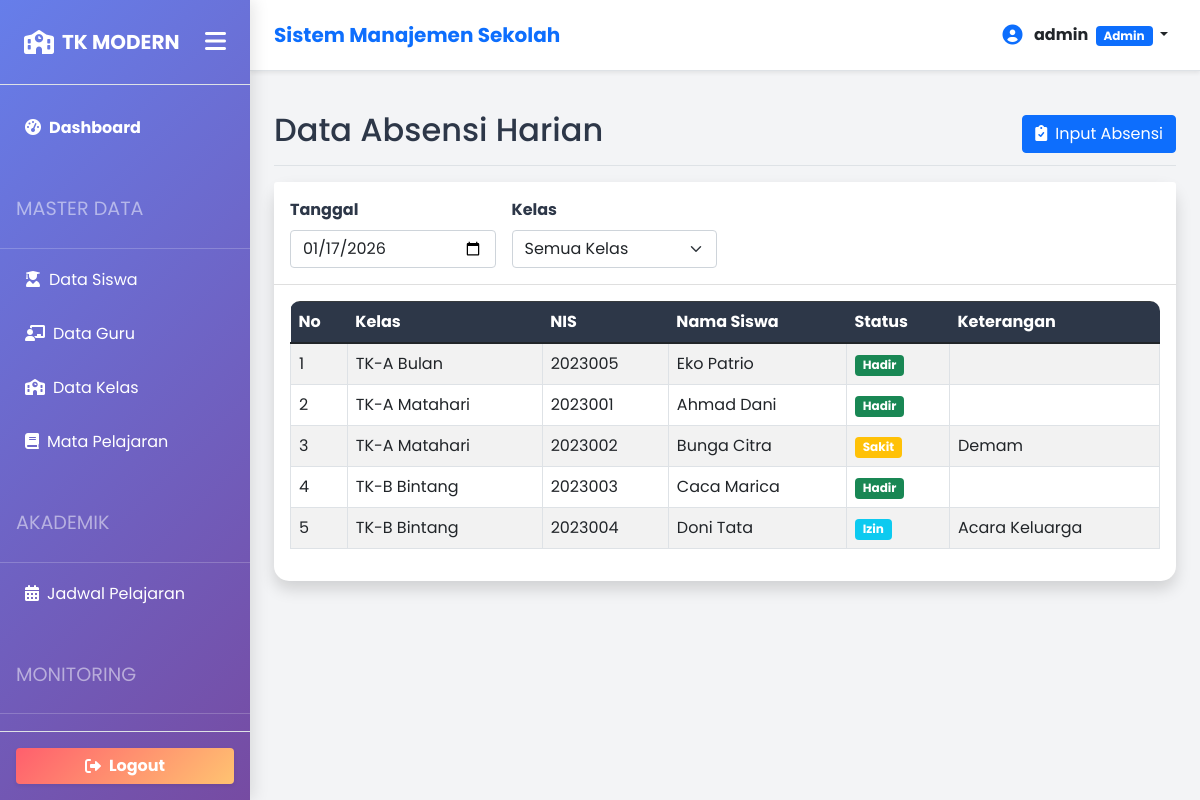
The app's page /modules/absensi/index.php (signed in) with its own data.
### tables this page shows
CREATE TABLE `absensi` (
  `id` int(11) NOT NULL AUTO_INCREMENT,
  `siswa_id` int(11) NOT NULL,
  `tanggal` date NOT NULL,
  `status` enum('Hadir','Sakit','Izin','Alpa') NOT NULL DEFAULT 'Hadir',
  `keterangan` text,
  `recorded_at` timestamp DEFAULT CURRENT_TIMESTAMP,
  PRIMARY KEY (`id`),
  KEY `siswa_id` (`siswa_id`),
  CONSTRAINT `fk_absensi_siswa` FOREIGN KEY (`siswa_id`) REFERENCES `data_siswa` (`id`) ON DELETE CASCADE
);

CREATE TABLE `kelas` (
  `id` int(11) NOT NULL AUTO_INCREMENT,
  `nama_kelas` varchar(50) NOT NULL,
  `kapasitas` int(11) NOT NULL DEFAULT 30,
  PRIMARY KEY (`id`)
);

CREATE TABLE `data_siswa` (
  `id` int(11) NOT NULL AUTO_INCREMENT,
  `user_id` int(11) DEFAULT NULL,
  `nis` varchar(20) NOT NULL,
  `nama_lengkap` varchar(100) NOT NULL,
  `tempat_lahir` varchar(50) DEFAULT NULL,
  `tanggal_lahir` date DEFAULT NULL,
  `jenis_kelamin` enum('L','P') DEFAULT 'L',
  `alamat` text,
  `nama_wali` varchar(100) DEFAULT NULL,
  `no_hp_wali` varchar(15) DEFAULT NULL,
  `kelas_id` int(11) DEFAULT NULL,
  `foto` varchar(255) DEFAULT 'default_siswa.png',
  `poin` int(11) DEFAULT 100,
  PRIMARY KEY (`id`),
  UNIQUE KEY `nis` (`nis`),
  KEY `user_id` (`user_id`),
  KEY `kelas_id` (`kelas_id`),
  CONSTRAINT `fk_siswa_user` FOREIGN KEY (`user_id`) REFERENCES `users` (`id`) ON DELETE SET NULL,
  CONSTRAINT `fk_siswa_kelas` FOREIGN KEY (`kelas_id`) REFERENCES `kelas` (`id`) ON DELETE SET NULL
);

### helpers/functions.php (called while the page is built, shortened)
<?php
require_once __DIR__ . '/../config/config.php';
function base_url($path = '')
{
    return BASE_URL . $path;
}
function query($query)
{
    global $conn;
    $result = mysqli_query($conn, $query);
    $rows = [];
    while ($row = mysqli_fetch_assoc($result)) {
        $rows[] = $row;
    }
    return $rows;
}
?>

### modules/absensi/index.php (the view, shortened to what this page needs)
<?php
require_once '../../config/config.php';
require_once '../../helpers/functions.php';
$tgl = $_GET['tanggal'] ?? date('Y-m-d');
$where = "WHERE absensi.tanggal = '$tgl'";
$query = "SELECT absensi.*, data_siswa.nama_lengkap, data_siswa.nis, kelas.nama_kelas
          FROM absensi
          JOIN data_siswa ON absensi.siswa_id = data_siswa.id
          LEFT JOIN kelas ON data_siswa.kelas_id = kelas.id
          $where
          ORDER BY kelas.nama_kelas ASC, data_siswa.nama_lengkap ASC";
$absensi = query($query);
require_once '../../layouts/header.php';
require_once '../../layouts/sidebar.php';
?>
<div class="d-flex justify-content-between flex-wrap flex-md-nowrap align-items-center pt-3 pb-2 mb-3 border-bottom">
    <h1 class="h2">Data Absensi Harian</h1>
    <a href="create.php" class="btn btn-primary"><i class="fas fa-clipboard-check me-2"></i>Input Absensi</a>
</div>
<div class="card shadow mb-4">
    <div class="card-header bg-white py-3">
        <form action="" method="get" class="row g-3">
            <div class="col-md-3">
                <label class="form-label fw-bold">Tanggal</label>
                <input type="date" name="tanggal" class="form-control" value="<?= $tgl; ?>"
                    onchange="this.form.submit()">
            </div>
            <div class="col-md-3">
                <label class="form-label fw-bold">Kelas</label>
                <select name="kelas_id" class="form-select" onchange="this.form.submit()">
                    <option value="">Semua Kelas</option>
                </select>
            </div>
        </form>
    </div>
    <div class="card-body">
        <?php if (count($absensi) > 0): ?>
            <div class="table-responsive">
                <table class="table table-bordered table-striped">
                    <thead class="table-dark">
                        <tr>
                            <th>No</th>
                            <th>Kelas</th>
                            <th>NIS</th>
                            <th>Nama Siswa</th>
                            <th>Status</th>
                            <th>Keterangan</th>
                        </tr>
                    </thead>
                    <tbody>
                        <?php $no = 1;
                        foreach ($absensi as $row): ?>
                            <tr>
                                <td>
                                    <?= $no++; ?>
                                </td>
                                <td>
                                    <?= $row['nama_kelas']; ?>
                                </td>
                                <td>
                                    <?= $row['nis']; ?>
                                </td>
                                <td>
                                    <?= $row['nama_lengkap']; ?>
                                </td>
                                <td>
                                    <?php
                                    $badge = [
                                        'Hadir' => 'success',
                                        'Sakit' => 'warning',
                                        'Izin' => 'info',
                                        'Alpa' => 'danger'
                                    ];
                                    ?>
                                    <span class="badge bg-<?= $badge[$row['status']]; ?>">
                                        <?= $row['status']; ?>
                                    </span>
                                </td>
                                <td>
                                    <?= $row['keterangan']; ?>
                                </td>
                            </tr>
                        <?php endforeach; ?>
                    </tbody>
                </table>
            </div>
        <?php endif; ?>
    </div>
</div>
<?php require_once '../../layouts/footer.php'; ?>

### layouts/header.php (shortened to what this page needs)
<?php require_once __DIR__ . '/../helpers/functions.php'; ?>
<!DOCTYPE html>
<html lang="id">
<head>
    <link href="https://cdn.jsdelivr.net/npm/bootstrap@5.1.3/dist/css/bootstrap.min.css" rel="stylesheet">
    <link rel="stylesheet" href="https://cdnjs.cloudflare.com/ajax/libs/font-awesome/6.0.0/css/all.min.css">
    <link rel="stylesheet" href="https://cdnjs.cloudflare.com/ajax/libs/animate.css/4.1.1/animate.min.css" />
    <link rel="stylesheet" href="<?= base_url('assets/css/style.css'); ?>">
</head>
<body>
    <div class="d-flex" id="wrapper">

### layouts/sidebar.php (shortened to what this page needs)
<?php
$role = $_SESSION['role'] ?? '';
?>
<div class="bg-primary border-right d-flex flex-column" id="sidebar-wrapper"
    style="min-width: 250px; height: 100vh; background: linear-gradient(135deg, #667eea 0%, #764ba2 100%) !important; position: sticky; top: 0; transition: margin 0.3s ease-in-out;">
    <div class="sidebar-heading py-4 primary-text fs-4 fw-bold text-white text-uppercase border-bottom px-4">
        <div class="d-flex justify-content-between align-items-center w-100 user-select-none">
            <div class="d-flex align-items-center brand-container">
                <i class="fas fa-school me-2 fs-4"></i>
                <span class="fs-5 brand-text">TK Modern</span>
            </div>
            <div class="sidebar-toggle-btn text-white ps-2" style="cursor: pointer;">
                <i class="fas fa-bars"></i>
            </div>
        </div>
    </div>
    <div class="list-group list-group-flush my-3 flex-grow-1 overflow-auto custom-scrollbar">
        <a href="<?= base_url('dashboard.php'); ?>"
            class="list-group-item list-group-item-action bg-transparent text-white border-0 fw-bold">
            <i class="fas fa-tachometer-alt me-2"></i><span>Dashboard</span>
        </a>
        <?php if ($role == 'admin'): ?>
            <div class="sidebar-heading text-white-50 px-3 mt-3 mb-1 text-uppercase small font-weight-bold"><span>Master
                    Data</span>
            </div>
            <a href="<?= base_url('modules/siswa/index.php'); ?>"
                class="list-group-item list-group-item-action bg-transparent text-white border-0">
                <i class="fas fa-user-graduate me-2"></i><span>Data Siswa</span>
            </a>
            <a href="<?= base_url('modules/guru/index.php'); ?>"
                class="list-group-item list-group-item-action bg-transparent text-white border-0">
                <i class="fas fa-chalkboard-teacher me-2"></i><span>Data Guru</span>
            </a>
            <a href="<?= base_url('modules/kelas/index.php'); ?>"
                class="list-group-item list-group-item-action bg-transparent text-white border-0">
                <i class="fas fa-school me-2"></i><span>Data Kelas</span>
            </a>
            <a href="<?= base_url('modules/mapel/index.php'); ?>"
                class="list-group-item list-group-item-action bg-transparent text-white border-0">
                <i class="fas fa-book me-2"></i><span>Mata Pelajaran</span>
            </a>
        <?php endif; ?>
        <?php if ($role == 'admin' || $role == 'guru'): ?>
            <div class="sidebar-heading text-white-50 px-3 mt-3 mb-1 text-uppercase small font-weight-bold">
                <span>Akademik</span>
            </div>
            <a href="<?= base_url('modules/jadwal/index.php'); ?>"
                class="list-group-item list-group-item-action bg-transparent text-white border-0">
                <i class="fas fa-calendar-alt me-2"></i><span>Jadwal Pelajaran</span>
            </a>
            <div class="sidebar-heading text-white-50 px-3 mt-3 mb-1 text-uppercase small font-weight-bold">
                <span>Monitoring</span>
            </div>
        <?php endif; ?>
    </div>
    <div class="p-3 border-top border-white-50">
        <a href="<?= base_url('logout.php'); ?>"
            class="btn btn-danger w-100 fw-bold shadow-sm d-flex align-items-center justify-content-center"
            style="background: linear-gradient(135deg, #ff5f6d 0%, #ffc371 100%); border: none;">
            <i class="fas fa-sign-out-alt"></i> <span class="ms-2">Logout</span>
        </a>
    </div>
</div>
<div id="page-content-wrapper" class="w-100">
    <nav class="navbar navbar-expand-lg navbar-light bg-white border-bottom px-4 shadow-sm">
        <div class="d-flex align-items-center">
            <h2 class="fs-5 m-0 fw-bold text-primary">Sistem Manajemen Sekolah</h2>
        </div>
        <div class="collapse navbar-collapse" id="navbarSupportedContent">
            <ul class="navbar-nav ms-auto mb-2 mb-lg-0">
                <li class="nav-item dropdown">
                    <a class="nav-link dropdown-toggle second-text fw-bold text-dark" href="#" id="navbarDropdown"
                        role="button" data-bs-toggle="dropdown" aria-expanded="false">
                        <i class="fas fa-user-circle me-2 fa-lg text-primary"></i>
                        <?= $_SESSION['username'] ?? 'User' ?>
                        <span class="badge bg-primary ms-1"><?= ucfirst($_SESSION['role'] ?? '') ?></span>
                    </a>
                </li>
            </ul>
        </div>
    </nav>
    <div class="container-fluid px-4 py-4">

### layouts/footer.php (shortened to what this page needs)
</div>
</div>
</div>
</body>
</html>

### assets/css/style.css (style rules this page uses)
:root { --primary-bg: #4e73df; --primary-gradient: linear-gradient(135deg, #667eea 0%, #764ba2 100%); --secondary-bg: #858796; --sidebar-width: 250px; --sidebar-collapsed-width: 80px; --card-shadow: 0 10px 20px rgba(0, 0, 0, 0.05); --hover-shadow: 0 15px 30px rgba(0, 0, 0, 0.1); --body-bg: #f3f4f6; --text-primary: #2d3748; }
body { font-family: 'Poppins', sans-serif; background-color: var(--body-bg); color: var(--text-primary); overflow-x: hidden; }
#wrapper { display: flex; width: 100%; align-items: stretch; transition: all 0.3s ease; }
#sidebar-wrapper { min-width: var(--sidebar-width); max-width: var(--sidebar-width); background: var(--primary-gradient) !important; color: #fff; transition: all 0.3s ease; box-shadow: 4px 0 15px rgba(0, 0, 0, 0.1); z-index: 1000; position: sticky; top: 0; height: 100vh; }
.sidebar-heading span, .list-group-item span, .sidebar-toggle-btn { transition: opacity 0.3s ease; }
#page-content-wrapper { width: 100%; padding: 0; transition: all 0.3s ease; }
@media (min-width: 768px) { .sidebar-toggle-btn { display: block !important; } }
.sidebar-heading { padding: 1.5rem 1.25rem; font-size: 1.2rem; border-bottom: 1px solid rgba(255, 255, 255, 0.2); }
.list-group-item { border: none; padding: 15px 25px; font-size: 1rem; }
.navbar { padding: 15px 20px; background: #fff; box-shadow: 0 2px 10px rgba(0, 0, 0, 0.05); }
.card { border: none; border-radius: 15px; box-shadow: var(--card-shadow); transition: transform 0.3s; }
.table-responsive { border-radius: 10px; overflow-x: auto; -webkit-overflow-scrolling: touch; }
.table thead th { background-color: #2d3748; color: white; border: none; white-space: nowrap; }
.table tbody td { vertical-align: middle; }

### records on screen
absensi: kelas.nama_kelas "TK-A Bulan", siswa.nis "2023005", siswa.nama_lengkap "Eko Patrio", status "Hadir"
absensi: kelas.nama_kelas "TK-A Matahari", siswa.nis "2023001", siswa.nama_lengkap "Ahmad Dani", status "Hadir"
absensi: kelas.nama_kelas "TK-A Matahari", siswa.nis "2023002", siswa.nama_lengkap "Bunga Citra", status "Sakit", keterangan "Demam"
absensi: kelas.nama_kelas "TK-B Bintang", siswa.nis "2023003", siswa.nama_lengkap "Caca Marica", status "Hadir"
absensi: kelas.nama_kelas "TK-B Bintang", siswa.nis "2023004", siswa.nama_lengkap "Doni Tata", status "Izin", keterangan "Acara Keluarga"

### other values on screen
$_SESSION['username'] "admin"
$_SESSION['role'] "Admin"
